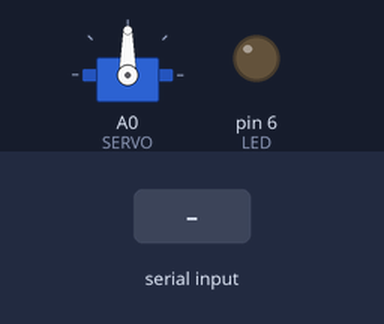
Recording of a sketch running on a simulated Arduino Uno, built with avr-gcc and run on an emulated ATmega328P. Shown: servo, output pins drawn as LEDs (lit = HIGH). Inputs (shaded band) come from the test bench.

Above: at 1.2 s.
1.3 s: "90,45\n" received over Serial
At 4.1 s:
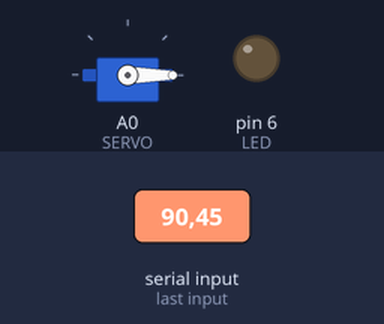
4.3 s: "30,150\n" received over Serial
At 5.4 s:
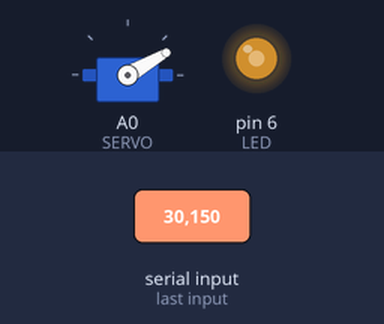
7.3 s: "200\n" received over Serial
At 9.5 s:
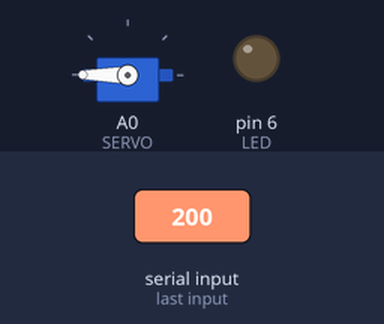
9.8 s: "1,90\n" received over Serial
At 10.7 s:
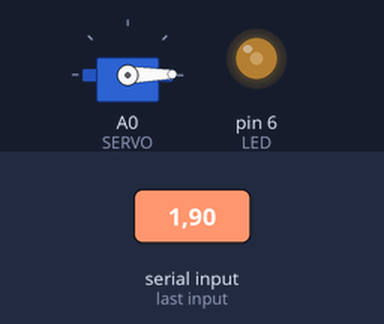
12.8 s: "1,90,45\n" received over Serial
At 15.0 s:
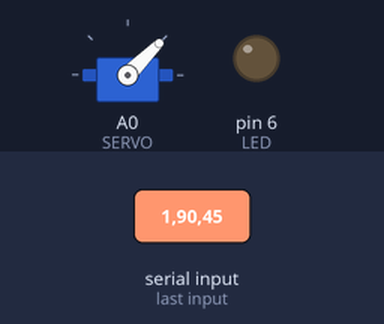
Timing chart, 0 to 16.3 s (numbered marks = the images above; inputs shaded):
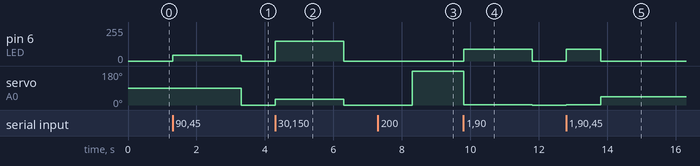

The sketch:

ex13_07.ino
```cpp
// 아두이노: 수신된 문자열에서 서보모터 각도 및 LED 밝기값 추출 및 제어

#include <Servo.h>
#define LED 6
#define SERVO A0
Servo servo;

void setup() {
  pinMode(LED, OUTPUT);
  pinMode(SERVO, OUTPUT);
  servo.attach(SERVO);
  Serial.begin(9600);
}

void loop() { }

void serialEvent() {
  int value1 = Serial.parseInt();
  int value2 = Serial.parseInt();
  servo.write(value1);
  analogWrite(LED, value2);
}
```

Measured:
- after the input at 1.3 s, pin 6 (LED): 0/255 → 45/255 at once, → 0/255 2.0 s later; servo on A0 (SERVO): 90° → 0° after 2.0 s
- after the input at 4.3 s, pin 6 (LED): 0/255 → 150/255 at once, → 0/255 2.0 s later; servo on A0 (SERVO): 0° → 30° at once, → 0° 2.0 s later
- after the input at 7.3 s, servo on A0 (SERVO): 0° → 180° after 1.0 s
- after the input at 9.8 s, pin 6 (LED): 0/255 → 90/255 at once, → 0/255 2.0 s later; servo on A0 (SERVO): 180° → 1° at once, → 0° 2.0 s later
- after the input at 12.8 s, pin 6 (LED): 0/255 → 90/255 at once, → 0/255 1.0 s later; servo on A0 (SERVO): 0° → 1° at once, → 45° 1.0 s later
